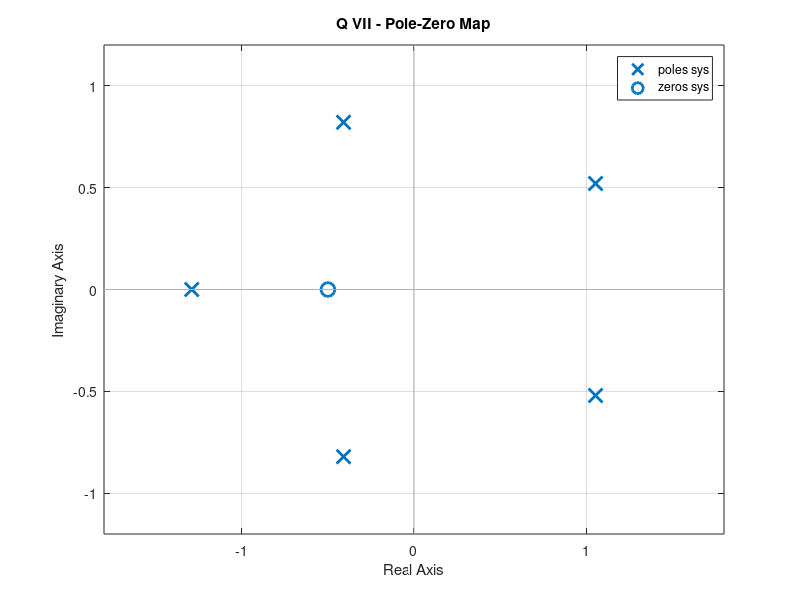
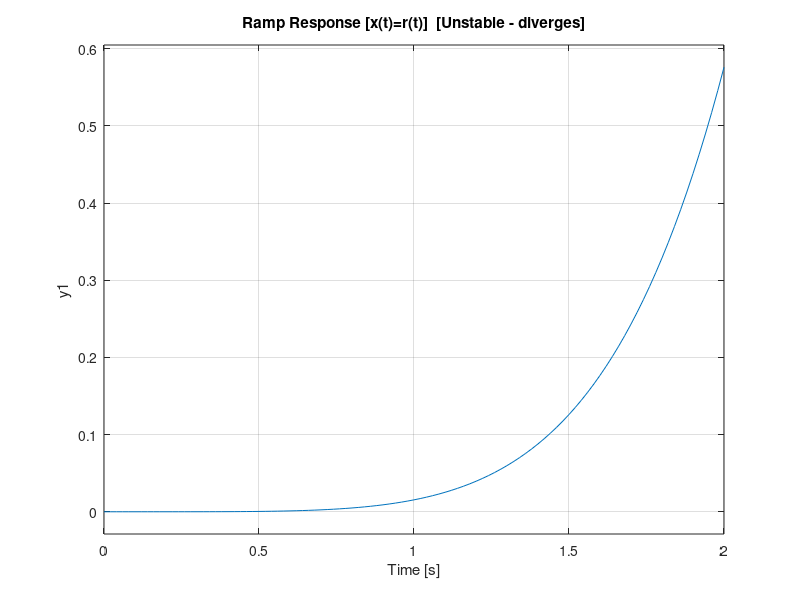

Write MATLAB code to recreate these figures, in order. (Note: this script raises an error after producing the figures.)
% ============================================
% Question VII - CORRECTED FINAL
% ============================================
clc; clear; close all;

% 6y^(5) - 7y''' + 2y' + 9y = 10x' + 5x
% H(s) = (10s + 5) / (6s^5 - 7s^3 + 2s + 9)
num = [10, 5];
den = [6, 0, -7, 0, 2, 9];
sys = tf(num, den);

fprintf('=== Transfer Function H(s) ===\n');
sys

p = pole(sys);
z = zero(sys);
fprintf('Poles:\n'); disp(p);
fprintf('Zeros:\n'); disp(z);

fprintf('\n=== Stability Analysis ===\n');
if all(real(p) < 0)
    fprintf('System is STABLE (all poles in left half-plane)\n');
elseif all(real(p) <= 0)
    fprintf('System is MARGINALLY STABLE\n');
else
    fprintf('System is UNSTABLE (poles in right half-plane)\n');
    fprintf('Unstable poles:\n');
    disp(p(real(p) > 0));
end

% --- Pole-Zero Map ---
figure(1);
pzmap(sys);
title('Q VII - Pole-Zero Map');
grid on;

% --- Step and Ramp Response (short time since unstable) ---
figure(2);
subplot(2,1,1);
step(sys, 2);
title('Step Response of H(s)  [Unstable - diverges]');
grid on;

s_tf = tf('s');
sys_ramp = sys / s_tf;
subplot(2,1,2);
step(sys_ramp, 2);
title('Ramp Response [x(t)=r(t)]  [Unstable - diverges]');
grid on;

sgtitle('Q VII - System Responses');
